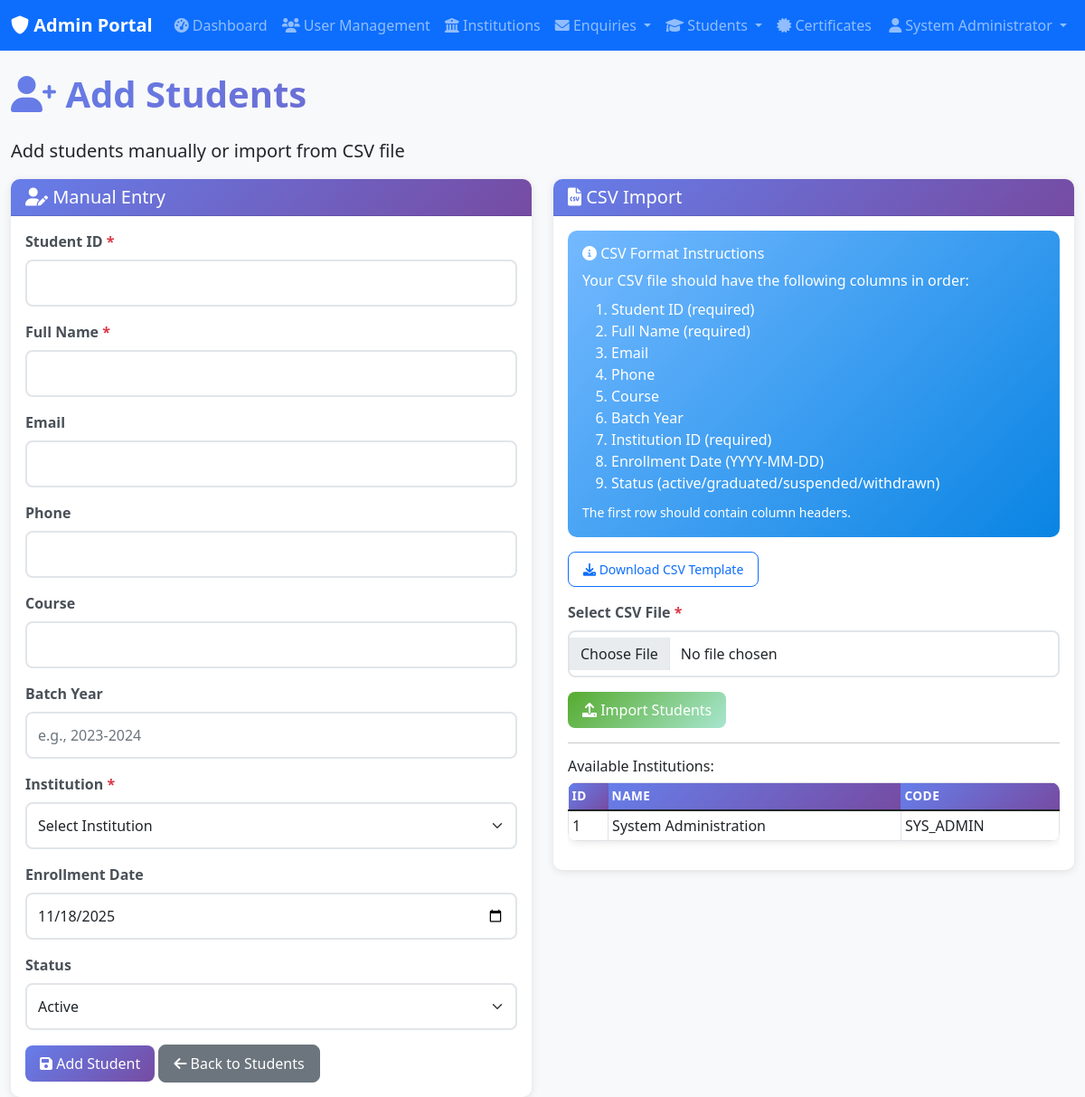
The app's page /public/admin/add_student.php (signed in) with its own data.
### tables this page shows
CREATE TABLE institutions (
    id INT PRIMARY KEY AUTO_INCREMENT,
    name VARCHAR(100) NOT NULL,
    code VARCHAR(20) UNIQUE NOT NULL,
    address TEXT,
    phone VARCHAR(20),
    email VARCHAR(100),
    established_date DATE,
    is_active BOOLEAN DEFAULT TRUE,
    created_at TIMESTAMP DEFAULT CURRENT_TIMESTAMP,
    updated_at TIMESTAMP DEFAULT CURRENT_TIMESTAMP ON UPDATE CURRENT_TIMESTAMP
);

### includes/functions.php (called while the page is built, shortened)
<?php
function url($path = '') {
    $path = ltrim($path, '/');
    return BASE_URL . ($path ? '/' . $path : '');
}

### includes/db_connect.php (called while the page is built, shortened)
<?php
class DatabaseConnection {
    private static $instance = null;
    private $connection;
    private $host;
    private $db_name;
    private $username;
    private $password;
    private function __construct() {
        $this->host = DB_HOST;
        $this->db_name = DB_NAME;
        $this->username = DB_USER;
        $this->password = DB_PASS;
    }
    public static function getInstance() {
        if (self::$instance === null) {
            self::$instance = new self();
        }
        return self::$instance;
    }
    private function connect() {
        try {
            $dsn = "mysql:host={$this->host};dbname={$this->db_name};charset=" . DB_CHARSET;
            $options = [
                PDO::ATTR_ERRMODE => PDO::ERRMODE_EXCEPTION,
                PDO::ATTR_DEFAULT_FETCH_MODE => PDO::FETCH_ASSOC,
                PDO::ATTR_EMULATE_PREPARES => false
            ];
            if (defined('PDO::MYSQL_ATTR_INIT_COMMAND')) {
                $options[PDO::MYSQL_ATTR_INIT_COMMAND] = "SET NAMES " . DB_CHARSET;
            }
            $this->connection = new PDO($dsn, $this->username, $this->password, $options);
        } catch (PDOException $e) {
            $this->logError("Database connection failed: " . $e->getMessage());
            if (DEBUG_MODE) {
                die("Database connection failed: " . $e->getMessage());
            } else {
                die("Database connection failed. Please try again later.");
            }
        }
    }
    public function getConnection() {
        try {
            $this->connection->query('SELECT 1');
        } catch (PDOException $e) {
            $this->connect();
        }
        return $this->connection;
    }
    public function execute($query, $params = []) {
        try {
            $stmt = $this->connection->prepare($query);
            $stmt->execute($params);
            return $stmt;
        } catch (PDOException $e) {
            $this->logError("Query execution failed: " . $e->getMessage() . " | Query: " . $query);
            throw new Exception("Database operation failed");
        }
    }
    public function fetchAll($query, $params = []) {
        $stmt = $this->execute($query, $params);
        return $stmt->fetchAll();
    }
}
function fetchAll($query, $params = []) {
    return DatabaseConnection::getInstance()->fetchAll($query, $params);
}
?>

### public/admin/add_student.php (the view, shortened to what this page needs)
<?php
require_once __DIR__ . '/../../includes/auth_check_admin.php';
$institutions = fetchAll("SELECT id, name, code FROM institutions WHERE is_active = 1 ORDER BY name");
?>
<div class="row">
    <div class="col-12">
        <h1 class="text-gradient mb-4">
            <i class="fas fa-user-plus"></i> Add Students
        </h1>
        <p class="lead">Add students manually or import from CSV file</p>
    </div>
</div>
<div class="row">
    <div class="col-md-6">
        <div class="card">
            <div class="card-header bg-primary text-white">
                <h5 class="mb-0"><i class="fas fa-user-edit"></i> Manual Entry</h5>
            </div>
            <div class="card-body">
                <form method="POST">
                    <div class="mb-3">
                        <label for="student_id" class="form-label">Student ID <span class="text-danger">*</span></label>
                        <input type="text" class="form-control" id="student_id" name="student_id" required>
                    </div>
                    <div class="mb-3">
                        <label for="full_name" class="form-label">Full Name <span class="text-danger">*</span></label>
                        <input type="text" class="form-control" id="full_name" name="full_name" required>
                    </div>
                    <div class="mb-3">
                        <label for="email" class="form-label">Email</label>
                        <input type="email" class="form-control" id="email" name="email">
                    </div>
                    <div class="mb-3">
                        <label for="phone" class="form-label">Phone</label>
                        <input type="text" class="form-control" id="phone" name="phone">
                    </div>
                    <div class="mb-3">
                        <label for="course" class="form-label">Course</label>
                        <input type="text" class="form-control" id="course" name="course">
                    </div>
                    <div class="mb-3">
                        <label for="batch_year" class="form-label">Batch Year</label>
                        <input type="text" class="form-control" id="batch_year" name="batch_year" placeholder="e.g., 2023-2024">
                    </div>
                    <div class="mb-3">
                        <label for="institution_id" class="form-label">Institution <span class="text-danger">*</span></label>
                        <select class="form-select" id="institution_id" name="institution_id" required>
                            <option value="">Select Institution</option>
                        </select>
                    </div>
                    <div class="mb-3">
                        <label for="enrollment_date" class="form-label">Enrollment Date</label>
                        <input type="date" class="form-control" id="enrollment_date" name="enrollment_date" value="<?php echo date('Y-m-d'); ?>">
                    </div>
                    <div class="mb-3">
                        <label for="status" class="form-label">Status</label>
                        <select class="form-select" id="status" name="status">
                            <option value="active">Active</option>
                        </select>
                    </div>
                    <button type="submit" class="btn btn-primary">
                        <i class="fas fa-save"></i> Add Student
                    </button>
                    <a href="<?php echo url('admin/students.php'); ?>" class="btn btn-secondary">
                        <i class="fas fa-arrow-left"></i> Back to Students
                    </a>
                </form>
            </div>
        </div>
    </div>
    <div class="col-md-6">
        <div class="card">
            <div class="card-header bg-success text-white">
                <h5 class="mb-0"><i class="fas fa-file-csv"></i> CSV Import</h5>
            </div>
            <div class="card-body">
                <div class="alert alert-info">
                    <h6><i class="fas fa-info-circle"></i> CSV Format Instructions</h6>
                    <p class="mb-2">Your CSV file should have the following columns in order:</p>
                    <ol class="mb-2">
                        <li>Student ID (required)</li>
                        <li>Full Name (required)</li>
                        <li>Email</li>
                        <li>Phone</li>
                        <li>Course</li>
                        <li>Batch Year</li>
                        <li>Institution ID (required)</li>
                        <li>Enrollment Date (YYYY-MM-DD)</li>
                        <li>Status (active/graduated/suspended/withdrawn)</li>
                    </ol>
                    <p class="mb-0"><small>The first row should contain column headers.</small></p>
                </div>
                <div class="mb-3">
                    <a href="<?php echo url('admin/download_student_template.php'); ?>" class="btn btn-outline-primary btn-sm">
                        <i class="fas fa-download"></i> Download CSV Template
                    </a>
                </div>
                <form method="POST" enctype="multipart/form-data">
                    <div class="mb-3">
                        <label for="csv_file" class="form-label">Select CSV File <span class="text-danger">*</span></label>
                        <input type="file" class="form-control" id="csv_file" name="csv_file" accept=".csv" required>
                    </div>
                    <button type="submit" class="btn btn-success">
                        <i class="fas fa-upload"></i> Import Students
                    </button>
                </form>
                <hr>
                <h6>Available Institutions:</h6>
                <div class="table-responsive" style="max-height: 300px; overflow-y: auto;">
                    <table class="table table-sm table-bordered">
                        <thead>
                            <tr>
                                <th>ID</th>
                                <th>Name</th>
                                <th>Code</th>
                            </tr>
                        </thead>
                        <tbody>
                            <?php foreach ($institutions as $inst): ?>
                                <tr>
                                    <td><?php echo $inst['id']; ?></td>
                                    <td><?php echo htmlspecialchars($inst['name']); ?></td>
                                    <td><?php echo htmlspecialchars($inst['code']); ?></td>
                                </tr>
                            <?php endforeach; ?>
                        </tbody>
                    </table>
                </div>
            </div>
        </div>
    </div>
</div>

### public/css/portal.css (style rules this page uses)
body { font-family: 'Segoe UI', Tahoma, Geneva, Verdana, sans-serif; background-color: #f8f9fa; }
.card { border: none; border-radius: 10px; box-shadow: 0 2px 10px rgba(0, 0, 0, 0.1); transition: all 0.3s ease; }
.card-header { background: linear-gradient(135deg, #667eea 0%, #764ba2 100%); color: white; border-radius: 10px 10px 0 0 !important; font-weight: 600; }
.btn { border-radius: 8px; font-weight: 500; padding: 0.5rem 1rem; transition: all 0.3s ease; }
.btn-primary { background: linear-gradient(135deg, #667eea 0%, #764ba2 100%); border: none; }
.btn-success { background: linear-gradient(135deg, #56ab2f 0%, #a8e6cf 100%); border: none; }
.table { background: white; border-radius: 10px; overflow: hidden; box-shadow: 0 2px 10px rgba(0, 0, 0, 0.1); }
.table thead th { background: linear-gradient(135deg, #667eea 0%, #764ba2 100%); color: white; border: none; font-weight: 600; text-transform: uppercase; letter-spacing: 0.5px; font-size: 0.85rem; }
.table tbody tr { transition: all 0.3s ease; }
.form-control, .form-select { border: 2px solid #e1e5e9; border-radius: 8px; padding: 0.75rem; transition: all 0.3s ease; }
.form-label { font-weight: 600; color: #495057; margin-bottom: 0.5rem; }
.alert { border: none; border-radius: 10px; font-weight: 500; }
.alert-info { background: linear-gradient(135deg, #74b9ff 0%, #0984e3 100%); color: white; }
.text-gradient { background: linear-gradient(135deg, #667eea 0%, #764ba2 100%); -webkit-background-clip: text; -webkit-text-fill-color: transparent; background-clip: text; font-weight: 600; }

### records on screen
institutions: id "1", name "System Administration", code "SYS_ADMIN"

### other values on screen
$item['title'] "Dashboard"
$item['title'] "User Management"
$item['title'] "Institutions"
$item['title'] "Enquiries"
$item['title'] "Students"
$item['title'] "Certificates"
$userName "System Administrator"
